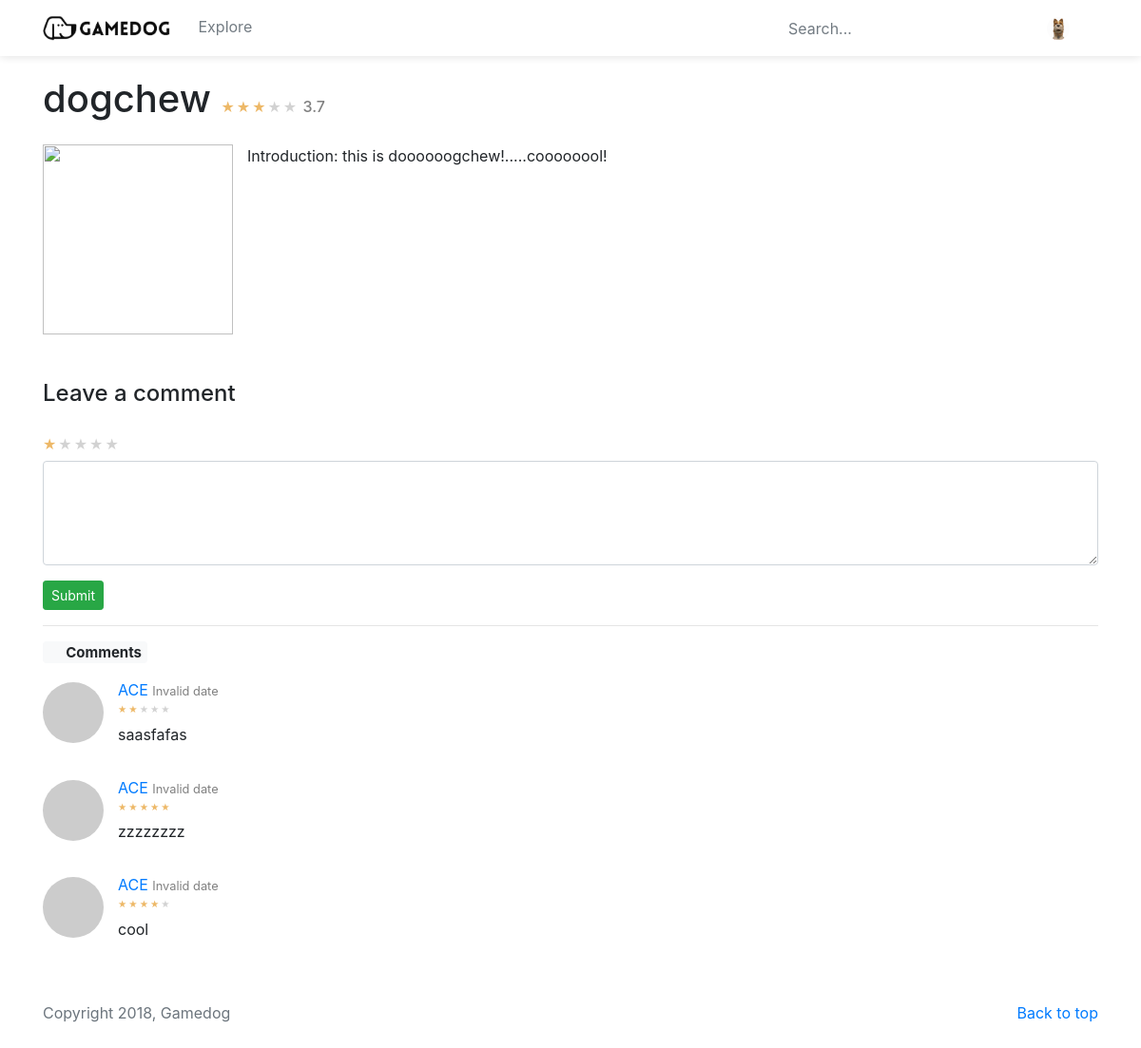
Screenshot of /item/1 (signed in) with the database file from the repository.
### app/models.py (models this page shows, shortened)
class SearchableMixin(object):
    @classmethod
    def search(cls, expression, page, per_page):
        ids, total = query_index(cls.__tablename__, expression, page, per_page)
        if total == 0:
            return cls.query.filter_by(id=0), 0
        when = []
        for i in range(len(ids)):
            when.append((ids[i], i))
        return cls.query.filter(cls.id.in_(ids)).order_by(
            db.case(when, value=cls.id)), total

class User(SearchableMixin, UserMixin, db.Model): # usermixin?
    id = db.Column(db.Integer, primary_key=True)
    username = db.Column(db.String(64), index=True, unique=True)
    email = db.Column(db.String(120), index=True, unique=True)
    password_hash = db.Column(db.String(128))
    introduction = db.Column(db.String(128))
    avatar = db.Column(db.String(128))
    admin = db.Column(db.Boolean)
    posts = db.relationship('Post', backref='author', lazy='dynamic')
    comments = db.relationship('Comment', backref='author', lazy='dynamic')
    followed = db.relationship('User', secondary=follows,
            primaryjoin=(follows.c.follower_id == id),
            secondaryjoin=(follows.c.followed_id == id),
            backref=db.backref('followers', lazy='dynamic'), lazy='dynamic')
    sent_messages = db.relationship('Inbox', backref='author', lazy='dynamic', foreign_keys="[Inbox.sender_id]")
    received_messages = db.relationship('Inbox', backref='receiver', lazy='dynamic', foreign_keys="[Inbox.receiver_id]")
    __searchable__ = ['username']
    def get_avatar(self, size):
        if self.avatar:
            return '/img/' + self.avatar
        digest = md5(self.email.lower().encode('utf-8')).hexdigest()
        return 'https://www.gravatar.com/avatar/{}?d=retro&s={}'.format(
                digest, size)

class Item(SearchableMixin, db.Model):
    id = db.Column(db.Integer, primary_key=True)
    title = db.Column(db.String(128), index=True)
    image = db.Column(db.String(128))
    body = db.Column(db.String(256))
    comments = db.relationship('Comment', backref='item', lazy='dynamic')
    __searchable__ = ['title']
    def score(self):
        score = db.session.query(db.func.avg(Comment.score)).filter(Comment.item_id==self.id).scalar()
        if score is None:
            score = 0
        return round(score, 1)

class Comment(db.Model):
    id = db.Column(db.Integer, primary_key=True)
    timestamp = db.Column(db.DateTime, index=True, default=datetime.now)
    body = db.Column(db.String(128))
    score = db.Column(db.Integer)
    user_id = db.Column(db.Integer, db.ForeignKey('user.id'))
    item_id = db.Column(db.Integer, db.ForeignKey('item.id'))

### app/routes.py (the view)
@app.route('/item/<item_id>', methods=['GET','POST'])
@login_required
def item(item_id):
    form = CommentForm()
    item = Item.query.filter_by(id=item_id).first()
    if item is None:
        flash('Item {} not found.'.format(item_id))
        return redirect(url_for('index'))
    if form.validate_on_submit():
        comment = Comment(body=form.comment.data, score=form.score.data, author=current_user, item=item)
        db.session.add(comment)
        db.session.commit()
        flash('Successful comment!')
        return redirect(url_for('item', item_id=item_id))
    return render_template('item.html',title='Game', form=form, item=item, comments=item.comments)

### app/forms.py
class SearchForm(FlaskForm):
    q = StringField('search', validators=[DataRequired()])
    def __init__(self, *args, **kwargs):
        if 'formdata' not in kwargs:
            kwargs['formdata'] = request.args
        if 'csrf_enabled' not in kwargs:
            kwargs['csrf_enabled'] = False
        super(SearchForm, self).__init__(*args, **kwargs)

class CommentForm(FlaskForm):
    comment = TextAreaField('Comment', validators=[DataRequired(), Length(min=1,max=140)])
    score = SelectField('Score', choices=[('1','1'),('2','2'),('3','3'),('4','4'),('5','5')], validators=[DataRequired()]);
    submit = SubmitField('Submit')

### app/models.py (called while the page is built)
@login.user_loader
def load_user(id):
    return User.query.get(int(id))

### app/routes.py (called while the page is built)
@app.before_request
def before_request():
    if current_user.is_authenticated:
        g.search_form = SearchForm()

### app/templates/item.html (shortened to what this page needs)
{% extends "base.html" %}
{% block content %}
	<div>
		<h1>
			{{ item.title }}
			<div class="score-tag">
				{{item.score()}}
			</div>
		</h1>
		<div class="row mt-4">
			<div class="col-auto pr-0">
				<img src="{{ item.image }}" height=200>
			</div>
			<div class="col">
				<p>Introduction: {{ item.body }}</p>
			</div>
		</div>
	</div>
	<br/>
	<form class="mt-4" action="" method="post">
		<h4>Leave a comment</h4>
		<br/>
		<div class="score-tag mb-2">
		</div>
		{{ form.comment(cols=64, rows=4, class="form-control") }}
		<div class="mt-3">{{ form.submit(class="btn btn-success btn-sm") }}</div>
	</form>
	<hr>
	<h5><span class="badge badge-light"><i class="fa fa-comments"></i> Comments</span></h5>
	{% for comment in item.comments %}
		{% include '_comment.html' %}
	{% endfor %}
{% endblock %}

### app/templates/base.html (shortened to what this page needs)
<html>
	<head>
    <link href="/css/bootstrap.min.css" rel="stylesheet">
    <link href="/css/bootstrap-stars.css" rel="stylesheet">
		<link href="/css/fontawesome/css/fontawesome-all.css" rel="stylesheet">
		<link href="/css/main.css" rel="stylesheet">
	</head>
	<body>
		<header class="navbar py-3">
			<div class="container">
				<div class="row flex-nowrap justify-content-between align-items-center w-100">
					<div class="col-8">
						<a class="text-dark logo" href="{{ url_for('index') }}">
							<img src="/img/logo.png" width="135"/>
						</a>
						<a class="text-muted ml-4" href="{{ url_for('explore') }}">Explore</a>
					</div>
					<div class="col-4 d-flex justify-content-end align-items-center">
						{% if g.search_form %}
						<i class="fa fa-search text-muted mr-2"></i>
						<form method='get' action="{{ url_for('search') }}" class="mr-4 mb-0">
							{{ g.search_form.q(class="form-control ghost", placeholder="Search...", autocomplete="off") }}
						</form>
						{% endif %}
						{%if current_user.is_anonymous %}
						<a class="btn btn-sm btn-outline-secondary" href="{{ url_for('login') }}">Login</a>
						{% else %}
						<a id="profile" class="text-muted" href="{{ url_for('user', username=current_user.username) }}">
							<img class='avatar small-avatar' src="{{ current_user.get_avatar(24) }}" width=24 height=24>
						</a>
						{% endif %}
					</div>
				</div>
			</div>
		</header>
		<div class="container" style="margin-top: 5rem;">
			{% block content %}{% endblock %}
		</div>
		<footer class="text-muted mt-5 mb-5">
			<div class="container">
				<p class="float-right">
					<a href="#"><i class="fa fa-arrow-up"></i> Back to top</a>
				</p>
				<p>Copyright 2018, Gamedog</p>
			</div>
		</footer>
	</body>
</html>

### app/templates/_comment.html (shortened to what this page needs)
<div class="row mt-3">
	<div class="col-auto mt-1 pr-0">
		<a href="{{ url_for('user', username=comment.author.username) }}">
			<img class="avatar" src="{{ comment.author.get_avatar(64) }}" width=64 height=64><br/>
		</a>
	</div>
	<div class="col">
		<div>
			<a href="{{ url_for('user', username=comment.author.username) }}">
				{{ comment.author.username }}
			</a>
			<span class="format-date">{{ comment.timestamp }}</span>
		</div>
		<div class="score-tag small mt-1 mb-2">
		</div>
		<p>
			{{ comment.body }}
		</p>
	</div>
</div>

### rows the page displays
User: get_avatar (picture)
Item: title "dogchew", body "this is doooooogchew!.....coooooool!"
Comment: author.username "ACE", body "saasfafas"
Comment: author.username "ACE", body "zzzzzzzz"
Comment: author.username "ACE", body "cool"

### other values shown
{{ item.score() }} "3.7"
